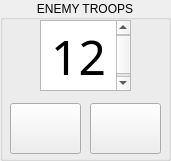
   <widget class="QGroupBox" name="TROOPS_2">
    <property name="geometry">
     <rect>
      <x>1240</x>
      <y>440</y>
      <width>171</width>
      <height>161</height>
     </rect>
    </property>
    <property name="title">
     <string>ENEMY TROOPS</string>
    </property>
    <property name="alignment">
     <set>Qt::AlignCenter</set>
    </property>
    <widget class="QPushButton" name="MINUS_2">
     <property name="geometry">
      <rect>
       <x>10</x>
       <y>103</y>
       <width>71</width>
       <height>51</height>
      </rect>
     </property>
     <property name="styleSheet">
      <string notr="true">border-image:url(:/new/Resources/minus.png)</string>
     </property>
     <property name="text">
      <string/>
     </property>
     <property name="shortcut">
      <string>-</string>
     </property>
    </widget>
    <widget class="QPushButton" name="PLUS_2">
     <property name="geometry">
      <rect>
       <x>90</x>
       <y>103</y>
       <width>71</width>
       <height>51</height>
      </rect>
     </property>
     <property name="styleSheet">
      <string notr="true">border-image:url(:/new/Resources/plus.png)</string>
     </property>
     <property name="text">
      <string/>
     </property>
     <property name="shortcut">
      <string>+</string>
     </property>
    </widget>
    <widget class="QTextEdit" name="troopsP_2">
     <property name="geometry">
      <rect>
       <x>40</x>
       <y>20</y>
       <width>91</width>
       <height>71</height>
      </rect>
     </property>
     <property name="font">
      <font>
       <family>Rockwell Condensed</family>
       <pointsize>26</pointsize>
       <weight>75</weight>
       <bold>true</bold>
      </font>
     </property>
     <property name="styleSheet">
      <string notr="true">background-color:&quot;gray&quot;</string>
     </property>
     <property name="html">
      <string>&lt;!DOCTYPE HTML PUBLIC &quot;-//W3C//DTD HTML 4.0//EN&quot; &quot;http://www.w3.org/TR/REC-html40/strict.dtd&quot;&gt;
&lt;html&gt;&lt;head&gt;&lt;meta name=&quot;qrichtext&quot; content=&quot;1&quot; /&gt;&lt;style type=&quot;text/css&quot;&gt;
p, li { white-space: pre-wrap; }
&lt;/style&gt;&lt;/head&gt;&lt;body style=&quot; font-family:'Rockwell Condensed'; font-size:26pt; font-weight:600; font-style:normal;&quot;&gt;
&lt;p align=&quot;center&quot; style=&quot; margin-top:0px; margin-bottom:0px; margin-left:0px; margin-right:0px; -qt-block-indent:0; text-indent:0px;&quot;&gt;&lt;span style=&quot; font-size:36pt; font-weight:400;&quot;&gt;12&lt;/span&gt;&lt;/p&gt;&lt;/body&gt;&lt;/html&gt;</string>
     </property>
    </widget>
   </widget>
